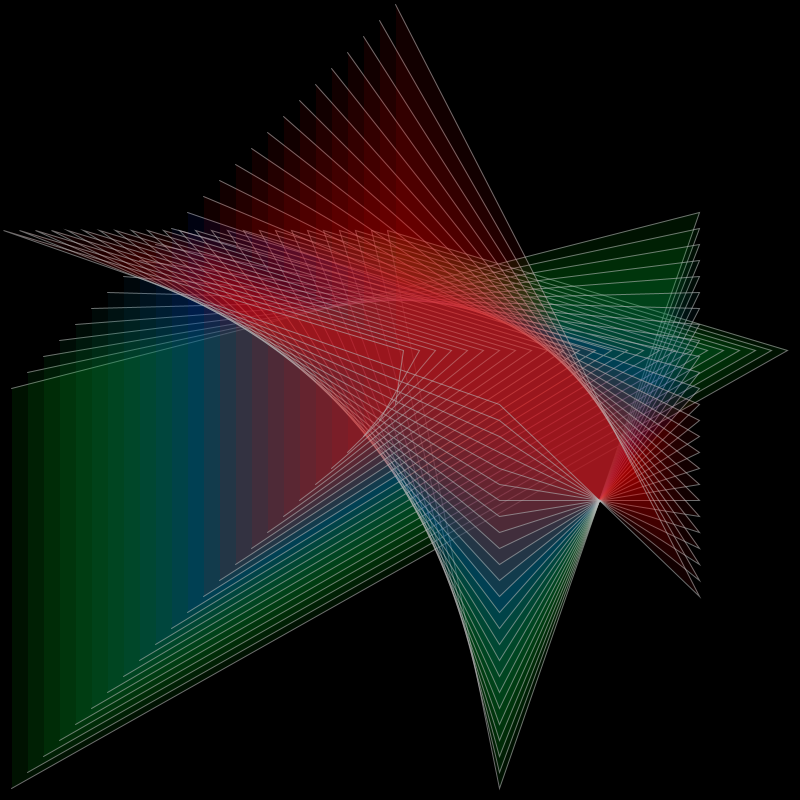
Frame 1 (no input)
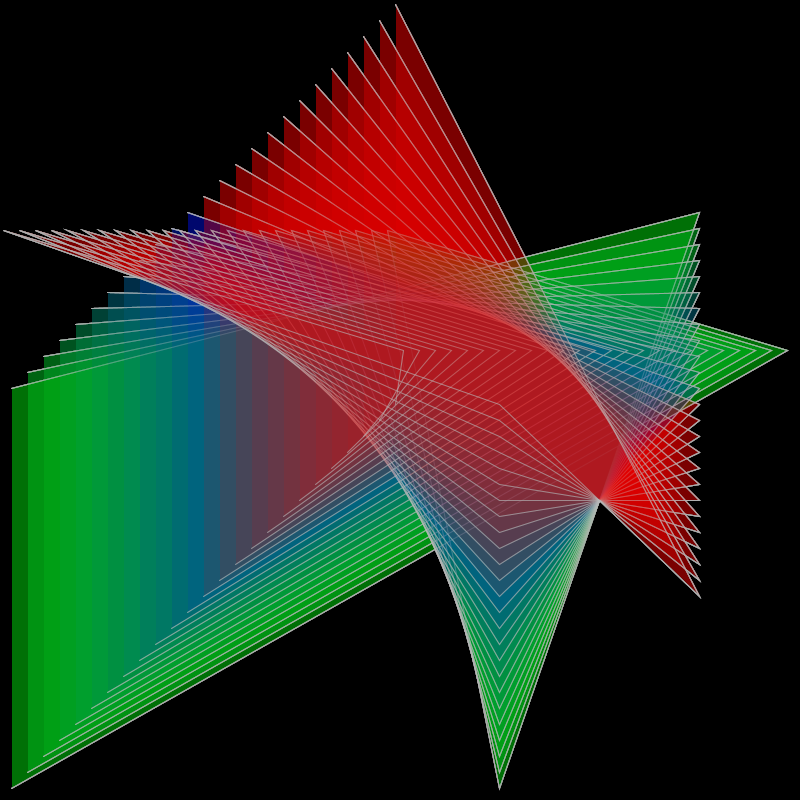
Frame 60 (the mouse pressed at the canvas centre just before this capture)
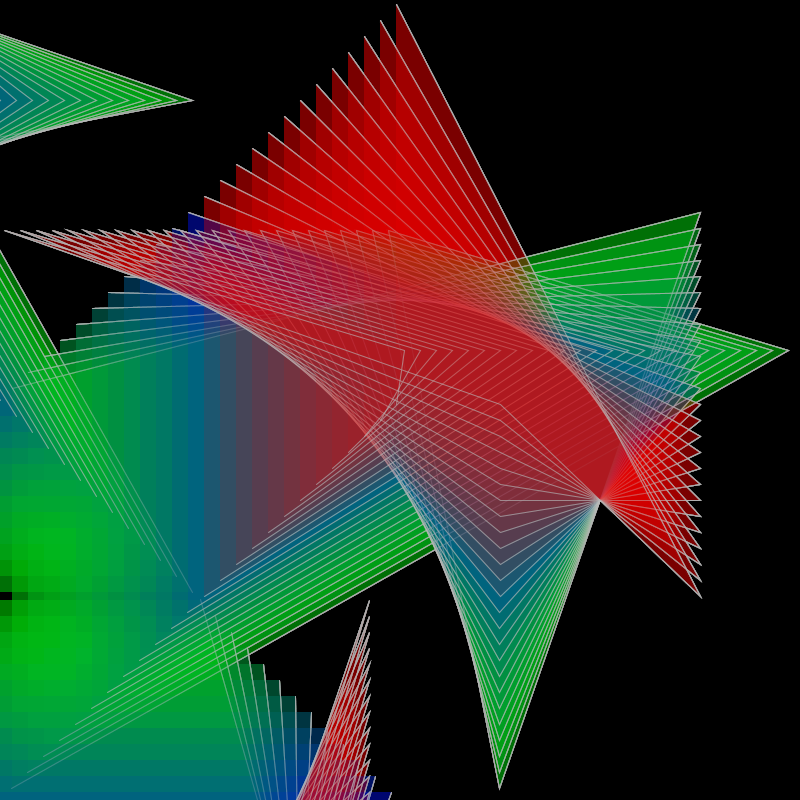
Frame 120 (the mouse held since frame 60 and released just before this capture)

The Processing sketch that drew these frames (run headless with seeded random() and noise(); from frame 60 on, the mouse is pressed at the canvas centre):

// Processing sketch: processing_72710
// ── processing_72710.pde

//David Kim
//Creative Programming
//Assignment 1 mod
//10-1-12

//variables
int quadChange = 4;
float fillChange = 5;
float angle = (PI/2);

void setup() {
  size(800, 800);
  background(0, 0, 0);
  smooth();
}

void draw() {
  //quads
  strokeWeight(1);
  stroke(200, 200, 200, 150); //light grey, 50% opacity
  for(int i=0; i<102; i+=1) {
    translate (mouseX*1.5, mouseY*1.5);
    rotate(angle);
    if (i < 51) {
      fill(0, 255-(i*fillChange), 0+(i*fillChange), 20); //green to blue gradient
    } else {
      fill(0+(i*fillChange), 0, 255-(i*fillChange), 20); //blue to red gradient
    }
    beginShape();
      vertex (0+(i*quadChange), height-(i*quadChange));
      vertex (width-(i*quadChange), 350);
      vertex (width/2-(i*quadChange), 230);
      vertex (500, height-(i*quadChange));
      vertex (700, height/4+(i*quadChange));
      vertex (0+(i*quadChange), height/2-(i*quadChange));
    endShape();
  }
    noStroke();
    fill(0, 0, 0, 20);
    ellipse(width/2, height/2, width*10, height*10);
}
